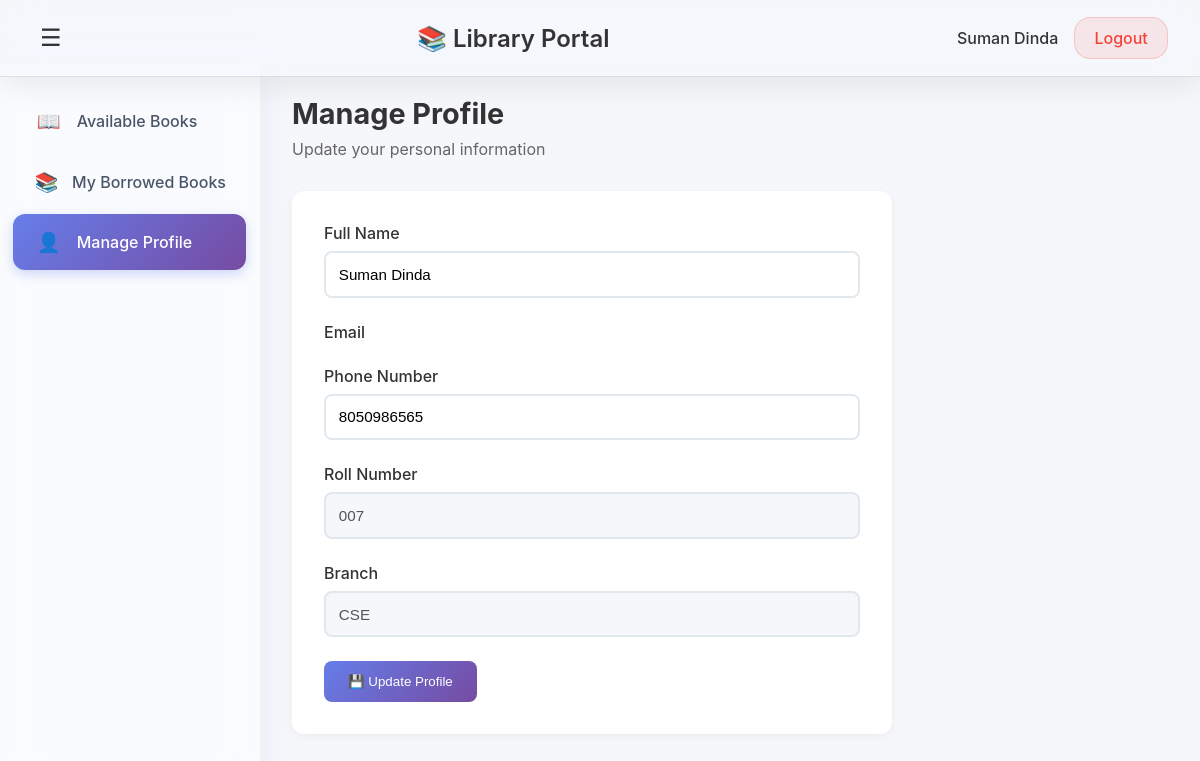
The page /manage-profile/ (signed in) on the database its author committed.
### lms_app/models.py (models this page shows, shortened)
class Student(models.Model):
    user = models.OneToOneField(User, on_delete=models.CASCADE)
    roll_no = models.CharField(max_length=20, unique=True)
    branch = models.CharField(max_length=50)
    name = models.CharField(max_length=100, blank=True, null=True)
    phone_number = models.CharField(max_length=15, blank=True, null=True)
    status = models.CharField(max_length=20, choices=STUDENT_STATUS_CHOICES, default='pending')
    status_reason = models.TextField(blank=True, null=True, help_text='Reason for rejection or disabling')

### lms_app/views.py (the view)
# urls.py: path('manage-profile/', views.manage_profile, name='manage_profile'),
@login_required
def manage_profile(request):
    try:
        student = request.user.student
    except Student.DoesNotExist:
        messages.error(request, 'Student profile not found. Please contact admin.')
        return redirect('dashboard')
    if request.method == 'POST':
        form = ProfileUpdateForm(request.POST, instance=student)
        if form.is_valid():
            form.save()
            messages.success(request, 'Profile updated successfully!')
            return redirect('manage_profile')
    else:
        form = ProfileUpdateForm(instance=student)
    return render(request, 'manage_profile.html', {'form': form, 'student': student})

### lms_app/forms.py
class ProfileUpdateForm(forms.ModelForm):
    class Meta:
        model = Student
        fields = ['name', 'phone_number']
        widgets = {
            'name': forms.TextInput(attrs={'class': 'form-input', 'placeholder': 'Enter your full name'}),
            'phone_number': forms.TextInput(attrs={'class': 'form-input', 'placeholder': 'Enter your phone number'}),
        }

### lms_app/templates/manage_profile.html (shortened to what this page needs)
<!DOCTYPE html>
<html lang="en">
<head>
</head>
<body>
    <nav class="navbar">
        <button class="sidebar-toggle" id="sidebarToggle" onclick="toggleSidebar()">☰</button>
        <h1>📚 Library Portal</h1>
        <div class="user-info">
            <span class="user-name">{{ student.name|default:student.roll_no }}</span>
            <a href="{% url 'student_logout' %}" class="logout-btn">Logout</a>
        </div>
    </nav>
    <div class="container">
        <aside class="sidebar">
            <ul class="sidebar-menu">
                <li><a href="{% url 'dashboard' %}"><span class="icon">📖</span><span class="label">Available Books</span></a></li>
                <li><a href="{% url 'my_borrowed_books' %}"><span class="icon">📚</span><span class="label">My Borrowed Books</span></a></li>
                <li><a href="{% url 'manage_profile' %}" class="active"><span class="icon">👤</span><span class="label">Manage Profile</span></a></li>
            </ul>
        </aside>
        <main class="main-content">
            <div class="page-header">
                <h2>Manage Profile</h2>
                <p>Update your personal information</p>
            </div>
            <div class="profile-card">
                <form method="post">
                    <div class="form-group">
                        <label for="{{ form.name.id_for_label }}">Full Name</label>
                        {{ form.name }}
                    </div>
                    <div class="form-group">
                        <label for="{{ form.email.id_for_label }}">Email</label>
                    </div>
                    <div class="form-group">
                        <label for="{{ form.phone_number.id_for_label }}">Phone Number</label>
                        {{ form.phone_number }}
                    </div>
                    <div class="form-group">
                        <label>Roll Number</label>
                        <input type="text" value="{{ student.roll_no }}" disabled>
                    </div>
                    <div class="form-group">
                        <label>Branch</label>
                        <input type="text" value="{{ student.branch }}" disabled>
                    </div>
                    <button type="submit" class="btn-primary">💾 Update Profile</button>
                </form>
            </div>
        </main>
    </div>
</body>
</html>

### lms_app/templates/manage_profile.html (style rules this page uses)
* { margin: 0; padding: 0; box-sizing: border-box; }
body { font-family: -apple-system, BlinkMacSystemFont, 'Segoe UI', Roboto, Oxygen, Ubuntu, Cantarell, sans-serif; background: #f5f7fa; color: #333; }
.navbar { background: rgba(255, 255, 255, 0.1); backdrop-filter: blur(20px) saturate(180%); -webkit-backdrop-filter: blur(20px) saturate(180%); border-bottom: 1px solid rgba(0, 0, 0, 0.1); color: #333; padding: 1rem 2rem; box-shadow: 0 8px 32px rgba(0, 0, 0, 0.08); position: fixed; top: 0; left: 0; right: 0; z-index: 100; display: flex; justify-content: space-between; align-items: center; }
.navbar h1 { font-size: 1.5rem; font-weight: 600; }
.sidebar-toggle { background: none; border: none; color: #333; font-size: 1.5rem; cursor: pointer; padding: 0.5rem; display: flex; align-items: center; transition: transform 0.3s ease; }
.user-info { display: flex; align-items: center; gap: 1rem; }
.user-name { font-weight: 500; }
.logout-btn { background: rgba(244, 67, 54, 0.1); color: #f44336; border: 1px solid rgba(244, 67, 54, 0.2); padding: 0.6rem 1.2rem; border-radius: 16px; cursor: pointer; text-decoration: none; display: inline-block; font-weight: 500; transition: all 0.3s cubic-bezier(0.4, 0, 0.2, 1); }
.container { display: flex; margin-top: 64px; min-height: calc(100vh - 64px); }
.sidebar { width: 260px; background: rgba(255, 255, 255, 0.5); backdrop-filter: blur(20px) saturate(180%); -webkit-backdrop-filter: blur(20px) saturate(180%); box-shadow: 0 8px 32px rgba(102, 126, 234, 0.1); position: fixed; height: calc(100vh - 64px); overflow-y: auto; transition: all 0.4s cubic-bezier(0.4, 0, 0.2, 1); border-right: 1px solid rgba(255, 255, 255, 0.3); }
.sidebar-menu { list-style: none; padding: 1.5rem 0; }
.sidebar-menu li { margin: 0.3rem 0; }
.sidebar-menu a { display: flex; align-items: center; gap: 1rem; padding: 1rem 1.5rem; margin: 0 0.8rem; color: #4a5568; text-decoration: none; transition: all 0.3s cubic-bezier(0.4, 0, 0.2, 1); border-radius: 12px; font-weight: 500; position: relative; white-space: nowrap; }
.sidebar-menu a::before { content: ''; position: absolute; left: 0; top: 50%; transform: translateY(-50%); width: 4px; height: 0; background: #667eea; border-radius: 0 4px 4px 0; transition: height 0.3s cubic-bezier(0.4, 0, 0.2, 1); }
.sidebar-menu a.active { background: linear-gradient(135deg, #667eea 0%, #764ba2 100%); color: white; box-shadow: 0 4px 12px rgba(102, 126, 234, 0.3); }
.sidebar-menu a.active::before { height: 0; }
.icon { font-size: 1.2rem; min-width: 1.2rem; display: inline-flex; justify-content: center; }
.main-content { margin-left: 260px; flex: 1; padding: 2rem; transition: margin-left 0.3s ease; }
.page-header { margin-bottom: 2rem; }
.page-header h2 { font-size: 1.8rem; color: #333; margin-bottom: 0.5rem; }
.page-header p { color: #666; }
.profile-card { background: white; padding: 2rem; border-radius: 12px; box-shadow: 0 2px 8px rgba(0,0,0,0.05); max-width: 600px; }
.form-group { margin-bottom: 1.5rem; }
.form-group label { display: block; margin-bottom: 0.5rem; font-weight: 500; color: #333; }
.form-group input { width: 100%; padding: 0.8rem; border: 2px solid #e1e8ed; border-radius: 8px; font-size: 0.95rem; }
.form-group input:disabled { background: #f5f7fa; cursor: not-allowed; }
.btn-primary { background: linear-gradient(135deg, #667eea 0%, #764ba2 100%); color: white; border: none; padding: 0.8rem 1.5rem; border-radius: 8px; cursor: pointer; font-weight: 500; transition: all 0.3s ease; }

### rows shown on the page
Student: name "Suman Dinda", phone_number "8050986565", roll_no "007", branch "CSE"
